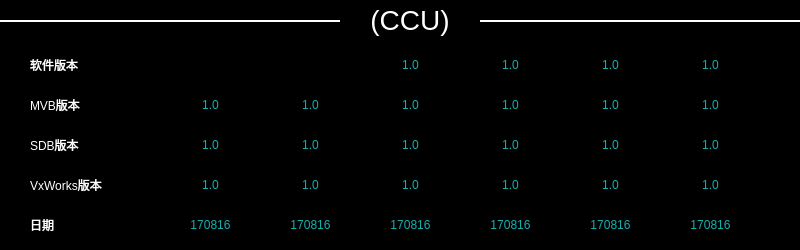
<?xml version="1.0" encoding="UTF-8"?>
<ui version="4.0">
 <class>CtrlVersionModule</class>
 <widget class="QWidget" name="CtrlVersionModule">
  <property name="geometry">
   <rect>
    <x>0</x>
    <y>0</y>
    <width>800</width>
    <height>250</height>
   </rect>
  </property>
  <property name="windowTitle">
   <string>Form</string>
  </property>
  <property name="styleSheet">
   <string notr="true">
QWidget
{
	background-color:black;
}
QLabel
{
font:18px  &quot;微软雅黑&quot;;
color:rgb(23,176,176);
}
</string>
  </property>
  <widget class="QLabel" name="M1Version4lbl">
   <property name="geometry">
    <rect>
     <x>370</x>
     <y>170</y>
     <width>81</width>
     <height>30</height>
    </rect>
   </property>
   <property name="styleSheet">
    <string notr="true">font:18px  &quot;微软雅黑&quot;;
color:rgb(23,176,176);
</string>
   </property>
   <property name="text">
    <string>1.0</string>
   </property>
   <property name="alignment">
    <set>Qt::AlignCenter</set>
   </property>
  </widget>
  <widget class="QLabel" name="MP1Version1lbl">
   <property name="geometry">
    <rect>
     <x>270</x>
     <y>50</y>
     <width>81</width>
     <height>30</height>
    </rect>
   </property>
   <property name="styleSheet">
    <string notr="true">font:18px  &quot;微软雅黑&quot;;
color:rgb(23,176,176);
</string>
   </property>
   <property name="text">
    <string/>
   </property>
   <property name="alignment">
    <set>Qt::AlignCenter</set>
   </property>
  </widget>
  <widget class="QLabel" name="M1Version3lbl">
   <property name="geometry">
    <rect>
     <x>370</x>
     <y>130</y>
     <width>81</width>
     <height>30</height>
    </rect>
   </property>
   <property name="styleSheet">
    <string notr="true">font:18px  &quot;微软雅黑&quot;;
color:rgb(23,176,176);
</string>
   </property>
   <property name="text">
    <string>1.0</string>
   </property>
   <property name="alignment">
    <set>Qt::AlignCenter</set>
   </property>
  </widget>
  <widget class="QLabel" name="MP2Version4lbl">
   <property name="geometry">
    <rect>
     <x>570</x>
     <y>170</y>
     <width>81</width>
     <height>30</height>
    </rect>
   </property>
   <property name="styleSheet">
    <string notr="true">font:18px  &quot;微软雅黑&quot;;
color:rgb(23,176,176);
</string>
   </property>
   <property name="text">
    <string>1.0</string>
   </property>
   <property name="alignment">
    <set>Qt::AlignCenter</set>
   </property>
  </widget>
  <widget class="QLabel" name="M2Version3lbl">
   <property name="geometry">
    <rect>
     <x>470</x>
     <y>130</y>
     <width>81</width>
     <height>30</height>
    </rect>
   </property>
   <property name="styleSheet">
    <string notr="true">font:18px  &quot;微软雅黑&quot;;
color:rgb(23,176,176);
</string>
   </property>
   <property name="text">
    <string>1.0</string>
   </property>
   <property name="alignment">
    <set>Qt::AlignCenter</set>
   </property>
  </widget>
  <widget class="QLabel" name="M2Version1lbl">
   <property name="geometry">
    <rect>
     <x>470</x>
     <y>50</y>
     <width>81</width>
     <height>30</height>
    </rect>
   </property>
   <property name="styleSheet">
    <string notr="true">font:18px  &quot;微软雅黑&quot;;
color:rgb(23,176,176);
</string>
   </property>
   <property name="text">
    <string>1.0</string>
   </property>
   <property name="alignment">
    <set>Qt::AlignCenter</set>
   </property>
  </widget>
  <widget class="QLabel" name="M1Version1lbl">
   <property name="geometry">
    <rect>
     <x>370</x>
     <y>50</y>
     <width>81</width>
     <height>30</height>
    </rect>
   </property>
   <property name="styleSheet">
    <string notr="true">font:18px  &quot;微软雅黑&quot;;
color:rgb(23,176,176);
</string>
   </property>
   <property name="text">
    <string>1.0</string>
   </property>
   <property name="alignment">
    <set>Qt::AlignCenter</set>
   </property>
  </widget>
  <widget class="QLabel" name="M1Date1lbl">
   <property name="geometry">
    <rect>
     <x>370</x>
     <y>210</y>
     <width>81</width>
     <height>30</height>
    </rect>
   </property>
   <property name="styleSheet">
    <string notr="true">font:18px  &quot;微软雅黑&quot;;

</string>
   </property>
   <property name="text">
    <string>170816</string>
   </property>
   <property name="alignment">
    <set>Qt::AlignCenter</set>
   </property>
  </widget>
  <widget class="QLabel" name="device3lbl">
   <property name="geometry">
    <rect>
     <x>30</x>
     <y>130</y>
     <width>121</width>
     <height>30</height>
    </rect>
   </property>
   <property name="styleSheet">
    <string notr="true">font:18px  &quot;微软雅黑&quot;;
color :white;
</string>
   </property>
   <property name="text">
    <string>SDB版本</string>
   </property>
   <property name="alignment">
    <set>Qt::AlignLeading|Qt::AlignLeft|Qt::AlignVCenter</set>
   </property>
  </widget>
  <widget class="QLabel" name="TC2Version4lbl">
   <property name="geometry">
    <rect>
     <x>670</x>
     <y>170</y>
     <width>81</width>
     <height>30</height>
    </rect>
   </property>
   <property name="styleSheet">
    <string notr="true">font:18px  &quot;微软雅黑&quot;;
color:rgb(23,176,176);

</string>
   </property>
   <property name="text">
    <string>1.0</string>
   </property>
   <property name="alignment">
    <set>Qt::AlignCenter</set>
   </property>
  </widget>
  <widget class="QLabel" name="M2Version4lbl">
   <property name="geometry">
    <rect>
     <x>470</x>
     <y>170</y>
     <width>81</width>
     <height>30</height>
    </rect>
   </property>
   <property name="styleSheet">
    <string notr="true">font:18px  &quot;微软雅黑&quot;;
color:rgb(23,176,176);
</string>
   </property>
   <property name="text">
    <string>1.0</string>
   </property>
   <property name="alignment">
    <set>Qt::AlignCenter</set>
   </property>
  </widget>
  <widget class="QLabel" name="TC2Date1lbl">
   <property name="geometry">
    <rect>
     <x>670</x>
     <y>210</y>
     <width>81</width>
     <height>30</height>
    </rect>
   </property>
   <property name="styleSheet">
    <string notr="true">font:18px  &quot;微软雅黑&quot;;

</string>
   </property>
   <property name="text">
    <string>170816</string>
   </property>
   <property name="alignment">
    <set>Qt::AlignCenter</set>
   </property>
  </widget>
  <widget class="QLabel" name="M2Date1lbl">
   <property name="geometry">
    <rect>
     <x>470</x>
     <y>210</y>
     <width>81</width>
     <height>30</height>
    </rect>
   </property>
   <property name="styleSheet">
    <string notr="true">font:18px  &quot;微软雅黑&quot;;

</string>
   </property>
   <property name="text">
    <string>170816</string>
   </property>
   <property name="alignment">
    <set>Qt::AlignCenter</set>
   </property>
  </widget>
  <widget class="QLabel" name="TC1Version2lbl">
   <property name="geometry">
    <rect>
     <x>170</x>
     <y>90</y>
     <width>81</width>
     <height>30</height>
    </rect>
   </property>
   <property name="styleSheet">
    <string notr="true">font:18px  &quot;微软雅黑&quot;;
color:rgb(23,176,176);
</string>
   </property>
   <property name="text">
    <string>1.0</string>
   </property>
   <property name="alignment">
    <set>Qt::AlignCenter</set>
   </property>
  </widget>
  <widget class="QLabel" name="M2Version2lbl">
   <property name="geometry">
    <rect>
     <x>470</x>
     <y>90</y>
     <width>81</width>
     <height>30</height>
    </rect>
   </property>
   <property name="styleSheet">
    <string notr="true">font:18px  &quot;微软雅黑&quot;;
color:rgb(23,176,176);
</string>
   </property>
   <property name="text">
    <string>1.0</string>
   </property>
   <property name="alignment">
    <set>Qt::AlignCenter</set>
   </property>
  </widget>
  <widget class="QLabel" name="MP1Version2lbl">
   <property name="geometry">
    <rect>
     <x>270</x>
     <y>90</y>
     <width>81</width>
     <height>30</height>
    </rect>
   </property>
   <property name="styleSheet">
    <string notr="true">font:18px  &quot;微软雅黑&quot;;
color:rgb(23,176,176);
</string>
   </property>
   <property name="text">
    <string>1.0</string>
   </property>
   <property name="alignment">
    <set>Qt::AlignCenter</set>
   </property>
  </widget>
  <widget class="QLabel" name="MP2Version3lbl">
   <property name="geometry">
    <rect>
     <x>570</x>
     <y>130</y>
     <width>81</width>
     <height>30</height>
    </rect>
   </property>
   <property name="styleSheet">
    <string notr="true">font:18px  &quot;微软雅黑&quot;;
color:rgb(23,176,176);
</string>
   </property>
   <property name="text">
    <string>1.0</string>
   </property>
   <property name="alignment">
    <set>Qt::AlignCenter</set>
   </property>
  </widget>
  <widget class="QLabel" name="datalbl">
   <property name="geometry">
    <rect>
     <x>30</x>
     <y>210</y>
     <width>121</width>
     <height>30</height>
    </rect>
   </property>
   <property name="styleSheet">
    <string notr="true">font:18px  &quot;微软雅黑&quot;;

color :white;</string>
   </property>
   <property name="text">
    <string>日期</string>
   </property>
   <property name="alignment">
    <set>Qt::AlignLeading|Qt::AlignLeft|Qt::AlignVCenter</set>
   </property>
  </widget>
  <widget class="QLabel" name="TC2Version1lbl">
   <property name="geometry">
    <rect>
     <x>670</x>
     <y>50</y>
     <width>81</width>
     <height>30</height>
    </rect>
   </property>
   <property name="styleSheet">
    <string notr="true">font:18px  &quot;微软雅黑&quot;;
color:rgb(23,176,176);

</string>
   </property>
   <property name="text">
    <string>1.0</string>
   </property>
   <property name="alignment">
    <set>Qt::AlignCenter</set>
   </property>
  </widget>
  <widget class="QLabel" name="TC2Version2lbl">
   <property name="geometry">
    <rect>
     <x>670</x>
     <y>90</y>
     <width>81</width>
     <height>30</height>
    </rect>
   </property>
   <property name="styleSheet">
    <string notr="true">font:18px  &quot;微软雅黑&quot;;
color:rgb(23,176,176);

</string>
   </property>
   <property name="text">
    <string>1.0</string>
   </property>
   <property name="alignment">
    <set>Qt::AlignCenter</set>
   </property>
  </widget>
  <widget class="QLabel" name="MP1Version3lbl">
   <property name="geometry">
    <rect>
     <x>270</x>
     <y>130</y>
     <width>81</width>
     <height>30</height>
    </rect>
   </property>
   <property name="styleSheet">
    <string notr="true">font:18px  &quot;微软雅黑&quot;;
color:rgb(23,176,176);
</string>
   </property>
   <property name="text">
    <string>1.0</string>
   </property>
   <property name="alignment">
    <set>Qt::AlignCenter</set>
   </property>
  </widget>
  <widget class="QLabel" name="TC1Version3lbl">
   <property name="geometry">
    <rect>
     <x>170</x>
     <y>130</y>
     <width>81</width>
     <height>30</height>
    </rect>
   </property>
   <property name="styleSheet">
    <string notr="true">font:18px  &quot;微软雅黑&quot;;
color:rgb(23,176,176);
</string>
   </property>
   <property name="text">
    <string>1.0</string>
   </property>
   <property name="alignment">
    <set>Qt::AlignCenter</set>
   </property>
  </widget>
  <widget class="QLabel" name="TC1Version1lbl">
   <property name="geometry">
    <rect>
     <x>170</x>
     <y>50</y>
     <width>81</width>
     <height>30</height>
    </rect>
   </property>
   <property name="styleSheet">
    <string notr="true"/>
   </property>
   <property name="text">
    <string/>
   </property>
   <property name="alignment">
    <set>Qt::AlignCenter</set>
   </property>
  </widget>
  <widget class="QLabel" name="device1lbl">
   <property name="geometry">
    <rect>
     <x>30</x>
     <y>50</y>
     <width>121</width>
     <height>30</height>
    </rect>
   </property>
   <property name="styleSheet">
    <string notr="true">font:18px  &quot;微软雅黑&quot;;
color :white;
</string>
   </property>
   <property name="text">
    <string>软件版本</string>
   </property>
   <property name="alignment">
    <set>Qt::AlignLeading|Qt::AlignLeft|Qt::AlignVCenter</set>
   </property>
  </widget>
  <widget class="QLabel" name="TC2Version3lbl">
   <property name="geometry">
    <rect>
     <x>670</x>
     <y>130</y>
     <width>81</width>
     <height>30</height>
    </rect>
   </property>
   <property name="styleSheet">
    <string notr="true">font:18px  &quot;微软雅黑&quot;;
color:rgb(23,176,176);

</string>
   </property>
   <property name="text">
    <string>1.0</string>
   </property>
   <property name="alignment">
    <set>Qt::AlignCenter</set>
   </property>
  </widget>
  <widget class="QLabel" name="TC1Version4lbl">
   <property name="geometry">
    <rect>
     <x>170</x>
     <y>170</y>
     <width>81</width>
     <height>30</height>
    </rect>
   </property>
   <property name="styleSheet">
    <string notr="true">font:18px  &quot;微软雅黑&quot;;
color:rgb(23,176,176);
</string>
   </property>
   <property name="text">
    <string>1.0</string>
   </property>
   <property name="alignment">
    <set>Qt::AlignCenter</set>
   </property>
  </widget>
  <widget class="QLabel" name="MP2Date1lbl">
   <property name="geometry">
    <rect>
     <x>570</x>
     <y>210</y>
     <width>81</width>
     <height>30</height>
    </rect>
   </property>
   <property name="styleSheet">
    <string notr="true">font:18px  &quot;微软雅黑&quot;;

</string>
   </property>
   <property name="text">
    <string>170816</string>
   </property>
   <property name="alignment">
    <set>Qt::AlignCenter</set>
   </property>
  </widget>
  <widget class="QLabel" name="MP2Version1lbl">
   <property name="geometry">
    <rect>
     <x>570</x>
     <y>50</y>
     <width>81</width>
     <height>30</height>
    </rect>
   </property>
   <property name="styleSheet">
    <string notr="true">font:18px  &quot;微软雅黑&quot;;
color:rgb(23,176,176);
</string>
   </property>
   <property name="text">
    <string>1.0</string>
   </property>
   <property name="alignment">
    <set>Qt::AlignCenter</set>
   </property>
  </widget>
  <widget class="QLabel" name="device2lbl">
   <property name="geometry">
    <rect>
     <x>30</x>
     <y>90</y>
     <width>121</width>
     <height>30</height>
    </rect>
   </property>
   <property name="styleSheet">
    <string notr="true">font:18px  &quot;微软雅黑&quot;;
color :white;
</string>
   </property>
   <property name="text">
    <string>MVB版本</string>
   </property>
   <property name="alignment">
    <set>Qt::AlignLeading|Qt::AlignLeft|Qt::AlignVCenter</set>
   </property>
  </widget>
  <widget class="QLabel" name="MP2Version2lbl">
   <property name="geometry">
    <rect>
     <x>570</x>
     <y>90</y>
     <width>81</width>
     <height>30</height>
    </rect>
   </property>
   <property name="styleSheet">
    <string notr="true">font:18px  &quot;微软雅黑&quot;;
color:rgb(23,176,176);
</string>
   </property>
   <property name="text">
    <string>1.0</string>
   </property>
   <property name="alignment">
    <set>Qt::AlignCenter</set>
   </property>
  </widget>
  <widget class="QLabel" name="MP1Date1lbl">
   <property name="geometry">
    <rect>
     <x>270</x>
     <y>210</y>
     <width>81</width>
     <height>30</height>
    </rect>
   </property>
   <property name="styleSheet">
    <string notr="true">font:18px  &quot;微软雅黑&quot;;

</string>
   </property>
   <property name="text">
    <string>170816</string>
   </property>
   <property name="alignment">
    <set>Qt::AlignCenter</set>
   </property>
  </widget>
  <widget class="QLabel" name="TC1Date1lbl">
   <property name="geometry">
    <rect>
     <x>170</x>
     <y>210</y>
     <width>81</width>
     <height>30</height>
    </rect>
   </property>
   <property name="styleSheet">
    <string notr="true">font:18px  &quot;微软雅黑&quot;;

</string>
   </property>
   <property name="text">
    <string>170816</string>
   </property>
   <property name="alignment">
    <set>Qt::AlignCenter</set>
   </property>
  </widget>
  <widget class="QLabel" name="device4lbl">
   <property name="geometry">
    <rect>
     <x>30</x>
     <y>170</y>
     <width>121</width>
     <height>30</height>
    </rect>
   </property>
   <property name="styleSheet">
    <string notr="true">font:18px  &quot;微软雅黑&quot;;
color :white;
</string>
   </property>
   <property name="text">
    <string>VxWorks版本</string>
   </property>
   <property name="alignment">
    <set>Qt::AlignLeading|Qt::AlignLeft|Qt::AlignVCenter</set>
   </property>
  </widget>
  <widget class="QLabel" name="M1Version2lbl">
   <property name="geometry">
    <rect>
     <x>370</x>
     <y>90</y>
     <width>81</width>
     <height>30</height>
    </rect>
   </property>
   <property name="styleSheet">
    <string notr="true">font:18px  &quot;微软雅黑&quot;;
color:rgb(23,176,176);
</string>
   </property>
   <property name="text">
    <string>1.0</string>
   </property>
   <property name="alignment">
    <set>Qt::AlignCenter</set>
   </property>
  </widget>
  <widget class="QLabel" name="MP1Version4lbl">
   <property name="geometry">
    <rect>
     <x>270</x>
     <y>170</y>
     <width>81</width>
     <height>30</height>
    </rect>
   </property>
   <property name="styleSheet">
    <string notr="true">font:18px  &quot;微软雅黑&quot;;
color:rgb(23,176,176);
</string>
   </property>
   <property name="text">
    <string>1.0</string>
   </property>
   <property name="alignment">
    <set>Qt::AlignCenter</set>
   </property>
  </widget>
  <widget class="QLabel" name="linelbl1">
   <property name="geometry">
    <rect>
     <x>0</x>
     <y>20</y>
     <width>800</width>
     <height>2</height>
    </rect>
   </property>
   <property name="styleSheet">
    <string notr="true">
background-color: rgb(0, 0, 0);

	border:1px solid white;
</string>
   </property>
   <property name="text">
    <string>TextLabel</string>
   </property>
  </widget>
  <widget class="QLabel" name="titlelbl">
   <property name="geometry">
    <rect>
     <x>340</x>
     <y>0</y>
     <width>140</width>
     <height>40</height>
    </rect>
   </property>
   <property name="styleSheet">
    <string notr="true">font:28px;
color :white;</string>
   </property>
   <property name="text">
    <string>(CCU)</string>
   </property>
   <property name="alignment">
    <set>Qt::AlignCenter</set>
   </property>
  </widget>
 </widget>
 <resources/>
 <connections/>
</ui>
